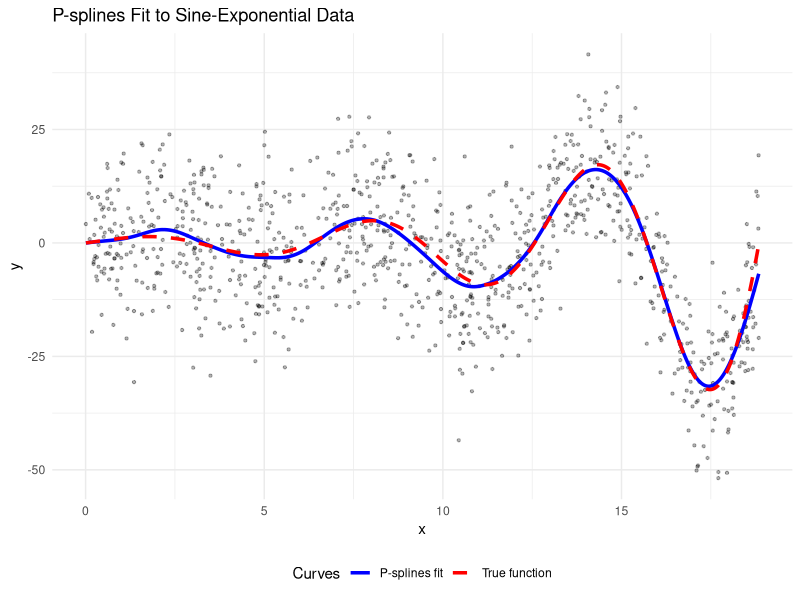
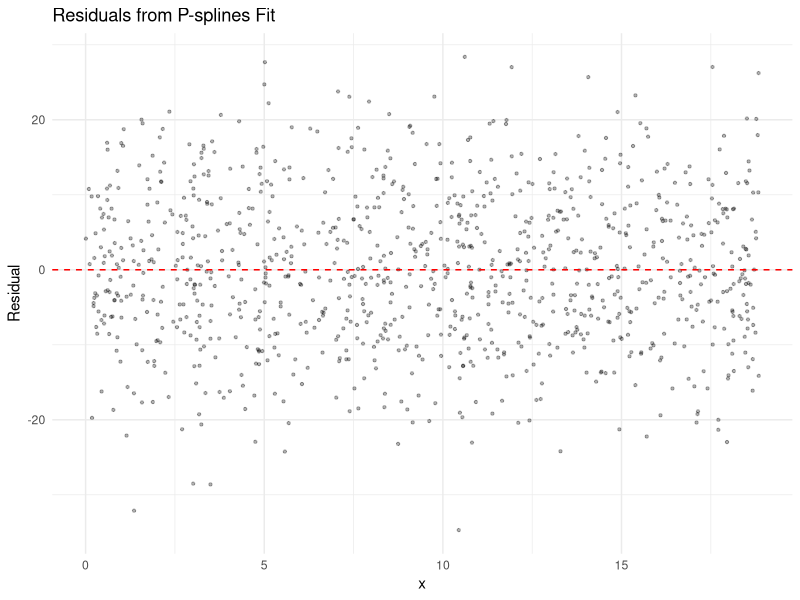
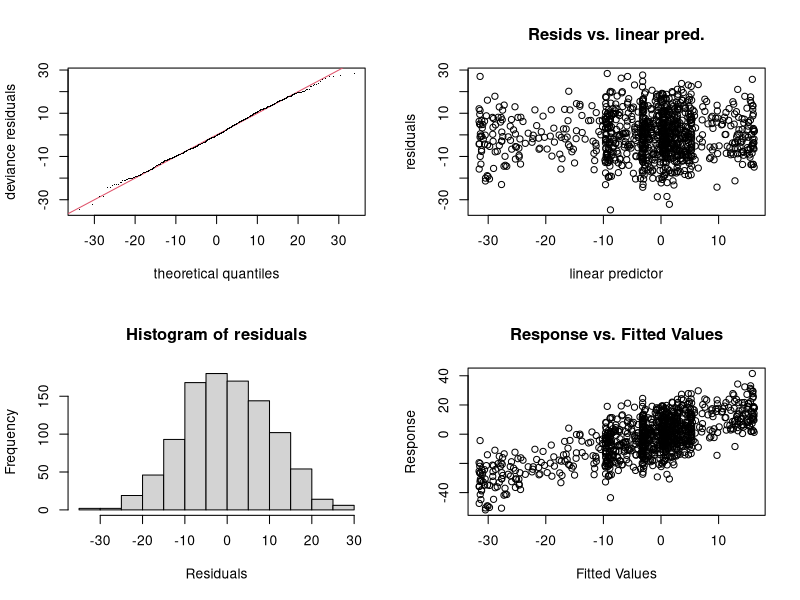
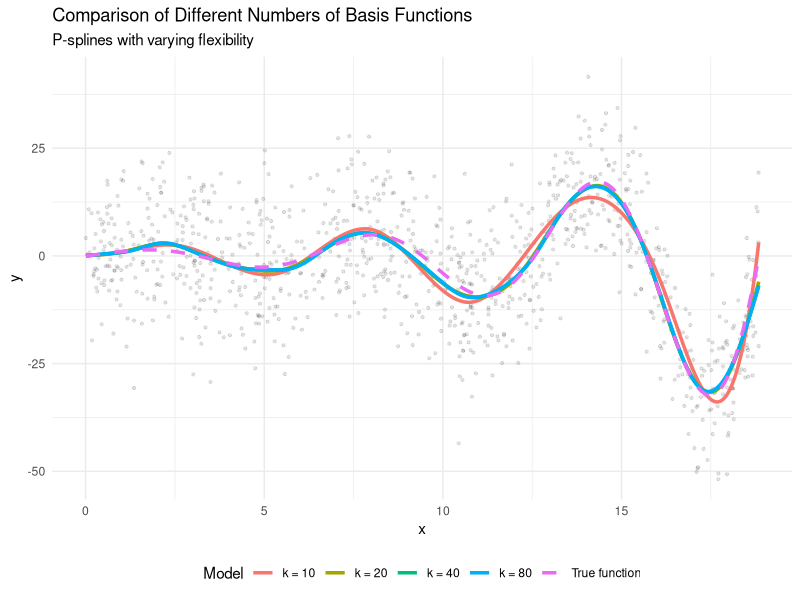
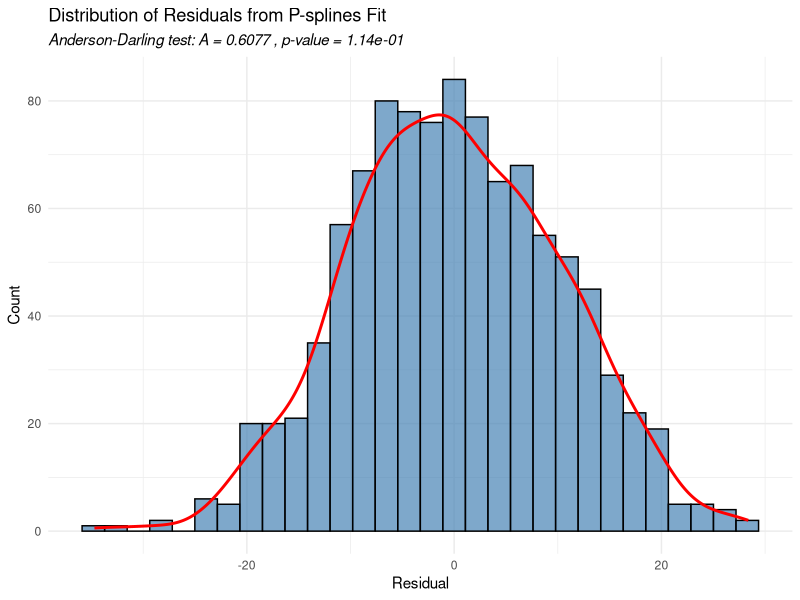
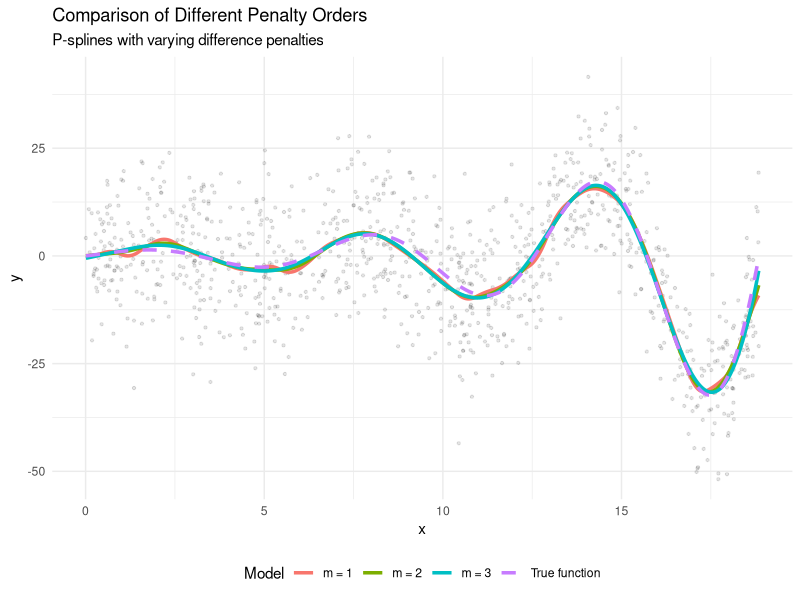

Recreate these plots in R, in order.
############################
# PART 0 - PREAMBLE
############################

# Function to generate data with sine-exponential relationship
set.seed(666420)
generate_sine_exp_data <- function(n = 1000, noise_sd = 10) {
  x <- runif(n, 0, 6*pi)
  # True model: y = sin(x) * exp(0.2*x) + error
  y <- sin(x) * exp(0.2*x) + rnorm(n, 0, noise_sd)
  data.frame(x = x, y = y)
}

# generate simulated data --> TRAINING
data <- generate_sine_exp_data(n = 1000, noise_sd = 10)

# Calculate true function values on a grid (for comparison)
grid_x <- seq(min(data$x), max(data$x), length.out = 500)
true_y <- sin(grid_x) * exp(0.2*grid_x)
true_data <- data.frame(x = grid_x, y = true_y)


############################
# PART 1 - P-SPLINES
############################
library(mgcv)    # For P-splines
library(ggplot2) 

# bs="ps": Use P-splines following Eilers & Marx
# k=40: Number of basis functions
# m=2: Second-order difference penalty
# Smoothing method: GCV (integrated in mgcv)
model <- gam(y ~ s(x, bs = "ps", k = 40, m = 2), data = data, method = "GCV.Cp")

# Generate predictions
new_x <- seq(min(data$x), max(data$x), length.out = 500)
new_data <- data.frame(x = new_x)
pred <- predict(model, new_data)
pred_data <- data.frame(x = new_x, y = pred)

# Create scatter plot with fitted curve
p1_spline <- ggplot() +
  geom_point(data = data, aes(x = x, y = y), alpha = 0.3, size = 0.8) +
  geom_line(data = pred_data, aes(x = x, y = y, color = "P-splines fit"), size = 1.2) +
  geom_line(data = true_data, aes(x = x, y = y, color = "True function"), 
            linetype = "dashed", size = 1.2) +
  scale_color_manual(values = c("P-splines fit" = "blue", "True function" = "red")) +
  labs(title = "P-splines Fit to Sine-Exponential Data",
       x = "x", y = "y",
       color = "Curves") +
  theme_minimal() +
  theme(legend.position = "bottom")
ggsave("psplines_fit.png", p1_spline, width = 10, height = 7, dpi = 300)

# Create residual plot
residuals <- data$y - predict(model, data)
resid_data <- data.frame(x = data$x, residual = residuals)

p2_spline <- ggplot(resid_data, aes(x = x, y = residual)) +
  geom_point(alpha = 0.3, size = 0.8) +
  geom_hline(yintercept = 0, color = "red", linetype = "dashed") +
  labs(title = "Residuals from P-splines Fit",
       x = "x", y = "Residual") +
  theme_minimal()
ggsave("psplines_residuals.png", p2_spline, width = 10, height = 7, dpi = 300)

# Create diagnostic plots
par(mfrow = c(2, 2))
png("psplines_diagnostics.png", width = 10, height = 10, units = "in", res = 300)
gam.check(model)
dev.off()



# Create a plot showing different numbers of knots
knot_comparison <- list()
knot_numbers <- c(10, 20, 40, 80)

for (k in knot_numbers) {
  # Fit model with different number of knots
  temp_model <- gam(y ~ s(x, bs = "ps", k = k, m = 2), data = data, method = "GCV.Cp")
  
  # Make predictions
  temp_pred <- predict(temp_model, new_data)
  
  # Store results
  knot_comparison[[as.character(k)]] <- data.frame(
    x = new_x,
    y = temp_pred,
    knots = paste("k =", k),
    edf = sum(temp_model$edf)
  )
}

# Combine results
knot_results <- do.call(rbind, knot_comparison)

# Create knots comparison plot
p4_spline <- ggplot() +
  geom_point(data = data, aes(x = x, y = y), alpha = 0.1, size = 0.8) +
  geom_line(data = knot_results, aes(x = x, y = y, color = knots), size = 1.2) +
  geom_line(data = true_data, aes(x = x, y = y, color = "True function"), 
            linetype = "dashed", size = 1.2) +
  labs(title = "Comparison of Different Numbers of Basis Functions",
       subtitle = "P-splines with varying flexibility",
       x = "x", y = "y",
       color = "Model") +
  theme_minimal() +
  theme(legend.position = "bottom")

# Save knots comparison plot as high-resolution PNG
ggsave("psplines_knots_comparison.png", p4_spline, width = 10, height = 7, dpi = 300)


# Create residual distribution plot with Anderson-Darling test results
library(nortest)  # Load package for normality tests

# Perform Anderson-Darling test
ad_test <- ad.test(residuals)

# Create plot with test results displayed on it
p5_spline <- ggplot(resid_data, aes(x = residual)) +
    geom_histogram(bins = 30, fill = "steelblue", color = "black", alpha = 0.7) +
    geom_density(aes(y = ..count.. * (max(resid_data$residual) - min(resid_data$residual))/30), 
                 color = "red", size = 1) +
    labs(title = "Distribution of Residuals from P-splines Fit",
         subtitle = paste("Anderson-Darling test: A =", round(ad_test$statistic, 4), 
                          ", p-value =", format(ad_test$p.value, scientific = TRUE, digits = 4)),
         x = "Residual", y = "Count") +
    theme_minimal() +
    theme(plot.subtitle = element_text(size = 11, face = "italic"))

# Save the plot with the test results
ggsave("psplines_residual_distribution.png", p5_spline, width = 10, height = 6, dpi = 300)

# ===DIAGNOSTICS AND METRICS===
# Key model information
cat("Effective degrees of freedom:", sum(model$edf), "\n")
cat("Smoothing parameter:", model$sp, "\n")
cat("GCV score:", model$gcv.ubre, "\n")

# Print summary of the model
print(summary(model))



#=============================
#=============================


# ===UNECESSARY EXTRA===
# Create plot showing different PENALTY ORDERS (1,2 and 3) for comparison
penalty_comparison <- list()
penalty_orders <- c(1, 2, 3)

for (m in penalty_orders) {
  # Fit model with different penalty order
  temp_model <- gam(y ~ s(x, bs = "ps", k = 40, m = m), data = data, method = "GCV.Cp")
  # Make predictions
  temp_pred <- predict(temp_model, new_data)
  # Store results
  penalty_comparison[[as.character(m)]] <- data.frame(
    x = new_x,
    y = temp_pred,
    penalty_order = paste("m =", m),
    edf = sum(temp_model$edf)
  )
}
# Combine results
penalty_results <- do.call(rbind, penalty_comparison)
# Create comparison plot
p3_spline <- ggplot() +
  geom_point(data = data, aes(x = x, y = y), alpha = 0.1, size = 0.8) +
  geom_line(data = penalty_results, aes(x = x, y = y, color = penalty_order), size = 1.2) +
  geom_line(data = true_data, aes(x = x, y = y, color = "True function"), 
            linetype = "dashed", size = 1.2) +
  labs(title = "Comparison of Different Penalty Orders",
       subtitle = "P-splines with varying difference penalties",
       x = "x", y = "y",
       color = "Model") +
  theme_minimal() +
  theme(legend.position = "bottom")
ggsave("psplines_penalty_comparison.png", p3_spline, width = 10, height = 7, dpi = 300)

############################
# PART 2 -- SVM  
############################





############################
# PART 3 -- PREDICTION 
############################

# STEP 1) GENERATE INDEPENDENT TESTING DATA

# generate simulated data --> TESTING
testing_data <- generate_sine_exp_data(n = 200, noise_sd = 10)

# STEP 2) USE OUR FUNCTIONS TO MAKE PREDICTIONS

# Predictions for p-splines

# Predictions for svm

# STEP 3) CALCULATE RMSE AND PICP METRICS

# STEP 4) MAKE A UNITED GRAPH WITH PICP OR OTHER INTERVAL VISIBLE
